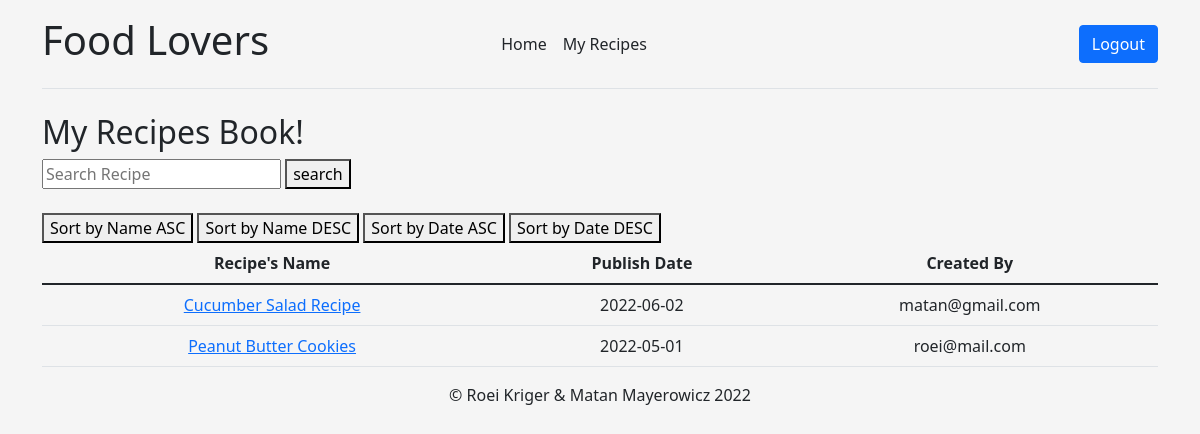
Page /recipes_page.php?dir=nameasc (signed in) on the committed database.
### tables this page shows
CREATE TABLE `tbl_shared_recipes` (
  `user_mail` varchar(30) NOT NULL,
  `res_id` int(11) NOT NULL,
  `did_approve` tinyint(1) NOT NULL
);

CREATE TABLE `tbl_recipes` (
  `res_id` int(11) NOT NULL,
  `res_name` varchar(30) NOT NULL,
  `publish_date` date NOT NULL,
  `description` text NOT NULL,
  `author` varchar(30) NOT NULL
);

### recipes_page.php (the view, shortened to what this page needs)
<?php require_once "parts/header.php"; ?>
<?php require_once "db_actions/db.php"; ?>
<h2> My Recipes Book!</h2>
<div class="wrap">
  <form class="search" method="GET" action="?">
    <input type="text" name="searchText" class="searchTerm" placeholder="Search Recipe">
    <button type="submit" class="searchButton" id="searchbtn"> search </button>
  </form>
</div>
<br>
<button id="bNameA" onclick="location.href = 'recipes_page.php?dir=nameasc'">Sort by Name ASC</button>
<button id="bNameD" onclick="location.href = 'recipes_page.php?dir=namedesc'">Sort by Name DESC</button>
<button id="bDateA" onclick="location.href = 'recipes_page.php?dir=dateasc'">Sort by Date ASC</button>
<button id="bDateD" onclick="location.href = 'recipes_page.php?dir=datedesc'">Sort by Date DESC</button>
<table class="table" id="tbl">
  <thead>
    <tr>
      <th scope='col'>Recipe's Name</th>
      <th scope='col'>Publish Date</th>
      <th scope='col'>Created By</th>
    </tr>
  </thead>
  <tbody>
    <?php
    $where = "";
    $orderBy = "";
    if (isset($_GET['dir'])) {
      switch ($_GET['dir']) {
        case "nameasc":
          $orderBy = " ORDER BY res_name ASC";
          break;
      }
    }
    $mail =  $_SESSION['user_email'];
    $sql = "SELECT * FROM tbl_recipes as R, tbl_shared_recipes as S WHERE R.res_id = S.res_id AND S.did_approve=1 AND S.user_mail = '$mail' $where $orderBy";
    $result = $conn->query($sql);
    ?>
    <?php while ($row = $result->fetch_assoc()) : ?>
      <tr>
        <td><a href="my_recipe.php?id=<?= $row["res_id"] ?>"> <?= $row["res_name"] ?> <a> </td>
        <td><time datetime="<?= $row['publish_date']?>"> <?= $row['publish_date'] ?> </time></td>
        <td><?= $row["author"] ?> </td>
      </tr>
    <?php endwhile; ?>
  </tbody>
</table>
<?php require_once "parts/footer.php"; ?>

### css/mystyle.css (style rules this page uses)
table { text-align: center; }
body { background-color: #f5f5f5; }

### rows in the picture
tbl_shared_recipes: res.res_name "Cucumber Salad Recipe", res.publish_date "2022-06-02", res.author "matan@gmail.com"
tbl_shared_recipes: res.res_name "Peanut Butter Cookies", res.publish_date "2022-05-01", res.author "roei@mail.com"
